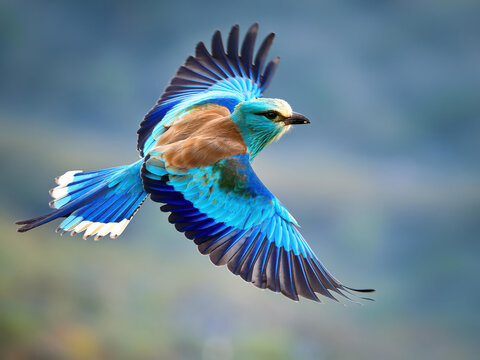
#> input picture Lab 1/image.jpg, 480 x 360 px
$ jupyter execute Lab1.ipynb   (shell and % lines are left out)
#> lines starting #> are read from the running program, lines starting #| are printed output that depends on the picture; after the words box and inside, x2 and y2 are one past the last pixel; in counts of white or black regions, pixels touching at a corner belong together
# Лабораторная №1

## Nguyen Le Cuong - group : M3311

### Task 1: NumPy random array + operations

[cell 1]
import numpy as np

# make every time to generate the same result
np.random.seed(42)

# 1) Generate random array
A = np.random.randint(0, 100, size=(4, 5))   #number from 0 -> 100, size 4x5
B = np.random.randint(0, 100, size=(4, 5))

print("A:\n", A)
print("B:\n", B)

[cell 2]
# 2) Operations with array

# Operations between A and B
print("\n[Arithmetic operations]")
print("A + B:\n", A + B)
print("A - B:\n", A - B)
print("A * B (Hadamard):\n", A * B)
print("A / B:\n", A / B)

# Operations between A and numerics
print("A + 10:\n", A + 10)
print("A ** 2 : \n", A * 2)
print("A / 2:\n", A / 2)
print("A - 15:\n", A - 15)

[cell 3]
# Statistical functions

print("\n[Statistical functions]")
print("\n")
print("- Sum:", A.sum())
print("- Mean:", A.mean())
print("- Min:", A.min())
print("- Max:", A.max())
print("- Std:", A.std())
print("- Sum by rows:", A.sum(axis=1))
print("- Mean by columns:", A.mean(axis=0))

[cell 4]
# Indexing and Slicing

print("\n[Indexing & slicing]")
print("\n")
print("- Element A[1,2]:", A[1,2])
print("- First row:", A[0,:])
print("- Second column:", A[:,1])
print("- Submatrix A[0:2,1:3]:\n", A[0:2,1:3])

[cell 5]
print("\n[Boolean masking]")
mask = A > 50
print("Mask (A>5):\n", mask)
print("Filtered values:", A[mask])

[cell 6]
print("\n[5) Reshape]")

print("Original shape:", A.shape)

A_2x10 = A.reshape(2, 10)
print("\n A reshaped to (2,10):\n", A_2x10)

A_5x4 = A.reshape(5, 4)
print("\n A reshaped to (5,4):\n", A_5x4)

A_flat = A.reshape(-1)  # flatten về vector 1D
print("\n A flattened shape:", A_flat.shape)
print("A_flat:\n", A_flat)

[cell 7]
print("\n[6) Broadcasting]")

v = np.array([1, 2, 3, 4, 5])  # shape (5,)
print("v shape:", v.shape)

A_plus_v = A + v
print("A + v:\n", A_plus_v)

[cell 8]
print("\n[7) Dot product]")

dot_row = np.dot(A[0], B[0])  # (5,) dot (5,)
print("A[0] · B[0] =", dot_row)

### Task 2: Object Detection on image with OpenCV

[cell 9]
import cv2
import matplotlib.pyplot as plt

[cell 10]
img = cv2.imread("image.jpg")
#> img is the input picture: shape (360, 480, 3); mean B, G, R 146.5, 131.8, 105.5
if img is None:
    raise FileNotFoundError("image not found")

img_rgb = cv2.cvtColor(img, cv2.COLOR_BGR2RGB)

# gray
gray = cv2.cvtColor(img, cv2.COLOR_BGR2GRAY)
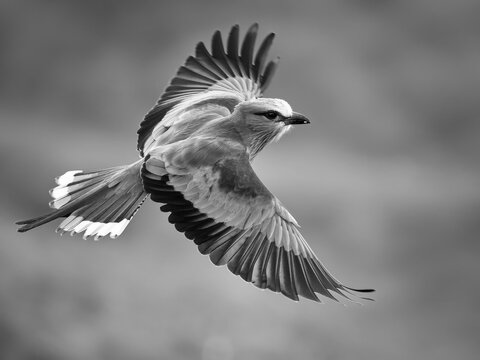
#> gray: shape (360, 480); min 0, max 255, mean 125.6

# little blur to decrease noises
blurred = cv2.GaussianBlur(gray, (5, 5), 0)

# canny edges
edges = cv2.Canny(blurred, 50, 150)
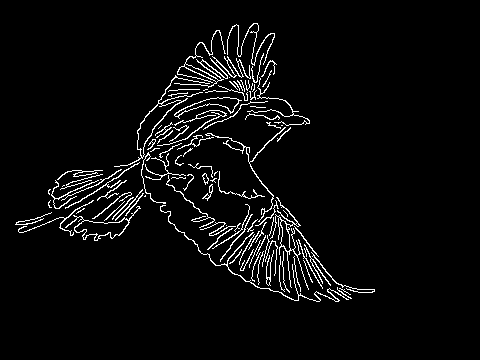
#> edges: shape (360, 480); 4.2% white in thin lines or dots, all inside (x1, y1, x2, y2) = (15, 23, 375, 302)

# find ALL contours
contours, hierarchy = cv2.findContours(
    edges.copy(),
    cv2.RETR_EXTERNAL,
    cv2.CHAIN_APPROX_SIMPLE
)
#> contours = 103 contours, 78 with area under 20; largest, box (x1, y1, x2, y2) and area: (114, 75, 210, 167) 739, (65, 206, 141, 241) 677, (174, 97, 242, 119) 406, (174, 30, 251, 88) 268, (270, 197, 309, 290) 250

print(f"number contours: {len(contours)}")
#| number contours: 103

# draw
img_all_contours = img_rgb.copy()
cv2.drawContours(img_all_contours, contours, -1, (0, 255, 0), 2)
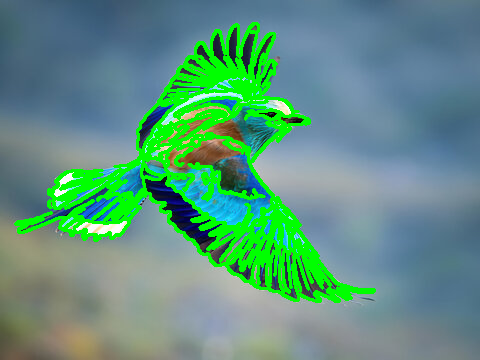
#> img_all_contours: shape (360, 480, 3); mean R, G, B 93.9, 148, 127.1


# show off
plt.figure(figsize=(16,4))

plt.subplot(1,4,1); plt.title("Original"); plt.imshow(img_rgb); plt.axis("off")
plt.subplot(1,4,2); plt.title("Gray"); plt.imshow(gray, cmap="gray"); plt.axis("off")
plt.subplot(1,4,3); plt.title("Edges (Canny)"); plt.imshow(edges, cmap="gray"); plt.axis("off")
plt.subplot(1,4,4); plt.title("ALL contours"); plt.imshow(img_all_contours); plt.axis("off")

plt.tight_layout()
plt.show()
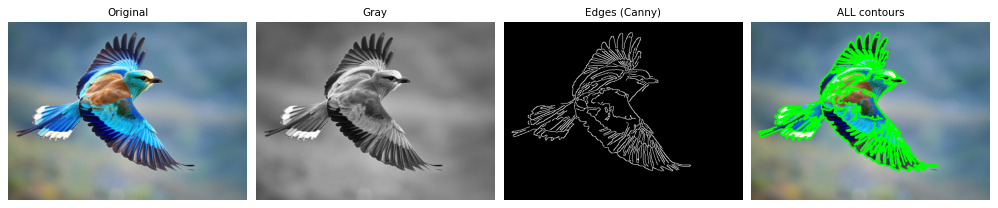
#> figure drawn by matplotlib, 4 panels

### Task 3 : Using NumPy slicing to draw a rectangle onto an image

[cell 11]
def rectangle_np(img, pt1, pt2, color=(0, 255, 0), thickness=2):

#> called with pt1 = (50, 50), pt2 = (300, 220), color = (0, 255, 0), thickness = 4
    out = img.copy()
    H, W = out.shape[:2]
#> H = 360; W = 480

    x1, y1 = pt1
    x2, y2 = pt2

    # sort
    x1, x2 = sorted([int(x1), int(x2)])
    y1, y2 = sorted([int(y1), int(y2)])

    # clamp to edges of image
    x1 = max(0, min(x1, W - 1))
#> x1 = 50
    x2 = max(0, min(x2, W - 1))
#> x2 = 300
    y1 = max(0, min(y1, H - 1))
#> y1 = 50
    y2 = max(0, min(y2, H - 1))
#> y2 = 220

    # if thickness minus => fill all
    if thickness is not None and thickness < 0:
        out[y1:y2+1, x1:x2+1] = color
        return out

    t = max(1, int(thickness))

    # top border
    out[y1:y1+t, x1:x2+1] = color
    # bottom border
    out[y2-t+1:y2+1, x1:x2+1] = color
    # left border
    out[y1:y2+1, x1:x1+t] = color
    # right border
    out[y1:y2+1, x2-t+1:x2+1] = color
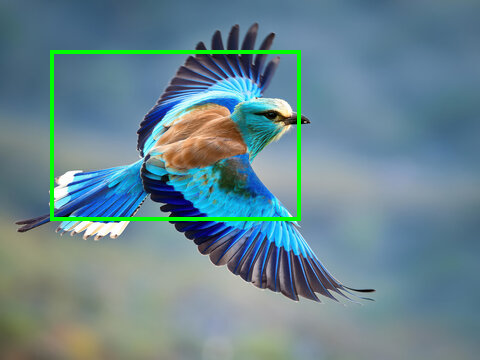
#> out: shape (360, 480, 3); mean B, G, R 143.5, 134.3, 103.9

    return out

[cell 12]
# draw on image.jpg

img_bgr = cv2.imread("image.jpg")
if img_bgr is None:
    raise FileNotFoundError("not found image.jpg")

demo1 = rectangle_np(img_bgr, (50, 50), (300, 220), color=(0, 255, 0), thickness=4)

# Convert to RGB
img_rgb   = cv2.cvtColor(img_bgr, cv2.COLOR_BGR2RGB)
demo1_rgb = cv2.cvtColor(demo1, cv2.COLOR_BGR2RGB)

plt.figure(figsize=(12,5))
plt.subplot(1,2,1); plt.imshow(img_rgb);   plt.title("Original"); plt.axis("off")
plt.subplot(1,2,2); plt.imshow(demo1_rgb); plt.title("rectangle_np result"); plt.axis("off")
plt.show()

[cell 13]
# draw on blank image

blank = np.zeros((400, 600, 3), dtype=np.uint8)
demo2 = rectangle_np(blank, (60, 60), (540, 320), color=(255, 255, 255), thickness=6)  # viền trắng
demo2 = rectangle_np(demo2, (120, 120), (300, 260), color=(0, 255, 255), thickness=3) # tô kín vàng (BGR)

plt.figure(figsize=(12,4))
plt.imshow(cv2.cvtColor(demo2, cv2.COLOR_BGR2RGB))
plt.title("rectangle_np on blank image")
plt.axis("off")
plt.show()
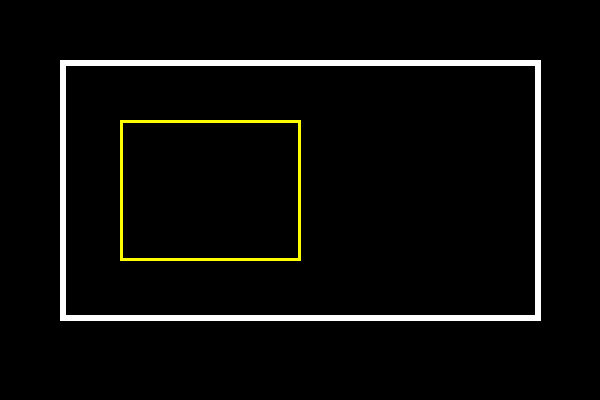
#> shown: shape (400, 600, 3); mean R, G, B 11.3, 11.3, 9.3

[cell 14]
# draw bounding box with rectangle_np
out = img_rgb.copy()

cv2.drawContours(out, contours, -1, (0, 255, 0), 2)

for cnt in contours:
    x, y, w, h = cv2.boundingRect(cnt)
    out = rectangle_np(out, (x, y), (x + w, y + h),
                       color=(255, 0, 0),
                       thickness=2)
#> this loop made 103 passes
#> (x, y, w, h, x1 in rectangle_np, y1 in rectangle_np, x2 in rectangle_np, y2 in rectangle_np) on passes 1 to 12: (339, 288, 12, 7, 339, 288, 351, 295), (337, 287, 15, 12, 337, 287, 352, 299), (303, 260, 10, 23, 303, 260, 313, 283), (293, 256, 8, 36, 293, 256, 301, 292), (279, 256, 6, 36, 279, 256, 285, 292), (311, 252, 64, 41, 311, 252, 375, 293), (251, 252, 10, 30, 251, 252, 261, 282), (282, 251, 8, 42, 282, 251, 290, 293), (257, 251, 7, 34, 257, 251, 264, 285), (266, 250, 8, 36, 266, 250, 274, 286), (240, 249, 14, 22, 240, 249, 254, 271), (229, 249, 13, 15, 229, 249, 242, 264)
#> cnt on passes 42, 47: [[145, 195], [144, 196], [145, 196]], [[63, 185], [62, 186], [63, 185], [64, 185]]
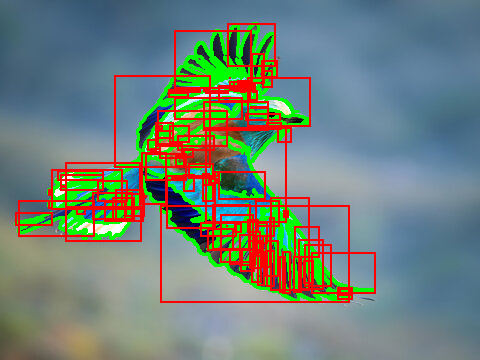
#> out: shape (360, 480, 3); mean R, G, B 113.5, 129.7, 120.4

plt.figure(figsize=(12,6))
plt.imshow(out)
plt.title("Contours (green) + Custom Rectangles (red)")
plt.axis("off")
plt.show()

$ run again, with Lab 2/img2.jpg copied over Lab 1/image.jpg
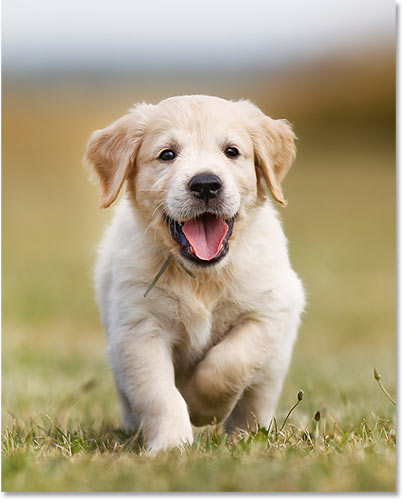
#> input picture Lab 2/img2.jpg, 406 x 503 px
#> img is the input picture: shape (503, 406, 3); mean B, G, R 133.8, 164, 176.7
#> `edges = cv2.Canny(blurred, 50, 150)`:
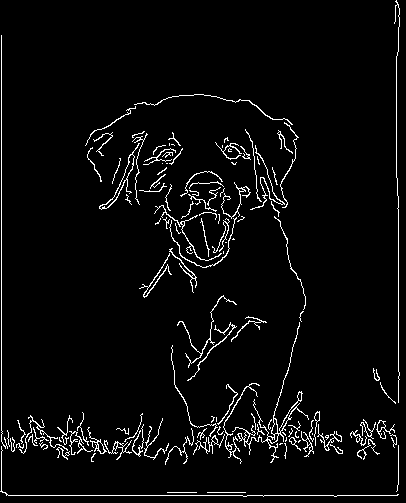
#> edges: shape (503, 406); 4% white in thin lines or dots
#> contours = 125 contours, 93 with area under 20; largest, box (x1, y1, x2, y2) and area: (232, 322, 309, 463) 288, (99, 143, 140, 210) 272, (87, 427, 107, 454) 76, (376, 420, 395, 439) 66, (223, 383, 260, 464) 66
#| number contours: 125
#> img_all_contours: shape (503, 406, 3); mean R, G, B 156.6, 177.5, 119.3
#> the loop `for cnt in contours:` made 125 passes
#> (x, y, w, h, x1 in rectangle_np, y1 in rectangle_np, x2 in rectangle_np, y2 in rectangle_np) on passes 3 to 10: (91, 453, 5, 9, 91, 453, 96, 462), (56, 447, 14, 13, 56, 447, 70, 460), (0, 446, 399, 51, 0, 446, 399, 497), (396, 445, 3, 47, 396, 445, 399, 492), (330, 444, 13, 10, 330, 444, 343, 454), (284, 443, 3, 16, 284, 443, 287, 459), (279, 443, 4, 2, 279, 443, 283, 445), (16, 443, 8, 6, 16, 443, 24, 449)
#> after the loop `for cnt in contours:`:
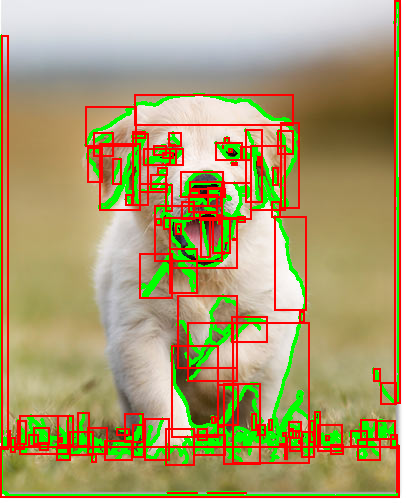
#> out: shape (503, 406, 3); mean R, G, B 172.8, 156.5, 111.5
